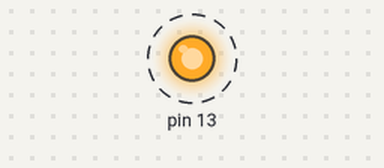
Simulated run of this sketch. Board: Arduino Uno, built with avr-gcc and run on an emulated ATmega328P. Shown: output pins drawn as LEDs (lit = HIGH). Dashed ring = blinking.

Above: at 0.1 s.
Timing chart, 0 to 3.0 s (numbered marks = the images above):
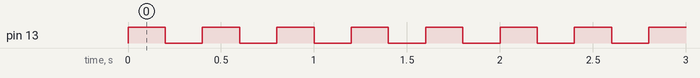

Measured:
- by itself, pin 13: alternates HIGH for 0.20 s and LOW for 0.20 s

The sketch:

Main.ino
```cpp
void setup() {
  pinMode(13, OUTPUT);
}

bool statu = true; //Yanıp Sönme Modu Açılsınmı?
//true evet, false hayır

void loop() {
  //Sadece Yanar
  digitalWrite(13, HIGH);

  //Yanıp Sönme Eklentisi
  if (statu == true)
  {
    delay(200);
    digitalWrite(13, LOW);
    delay(200);
  }
}
```
